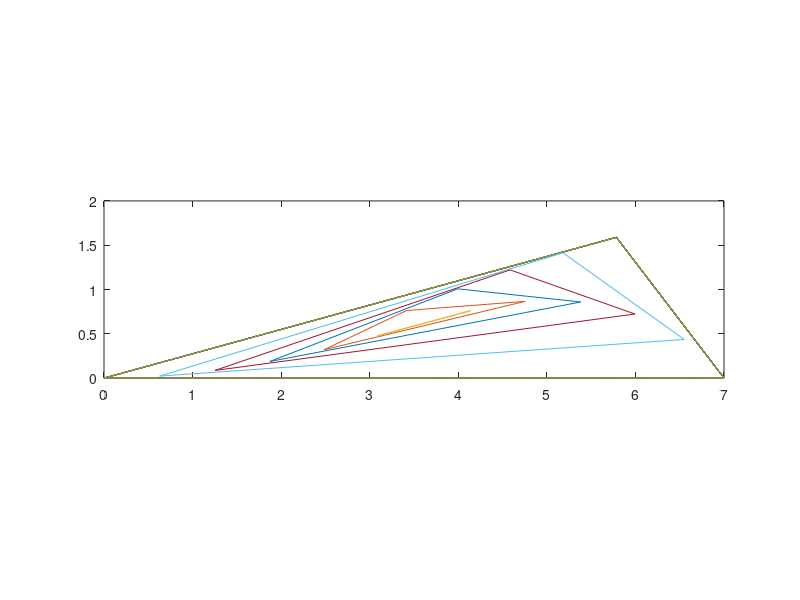

The MATLAB script that drew this image:
clc
clear 
close all
%% Parameters
dt_shrink = 0.00009;
epsilom = 0.0009;
mu =1.0;

% h is a horizontal shift factor for the plot. My initial values plot some
% points in the negative number region. The h value helps shift the plot in
% the positive region. 


%P1 P1 (1, 1.7321)  P2 ( 0, 0 )  P3 (2, 0 )

% Temporal length 2, 4,4
x1_shrink = 5.7857;
x2_shrink = 0;
x3_shrink = 7;


y1_shrink= 1.5892;
y2_shrink = 0.0;
y3_shrink =  0.0;

tf_shrink = 20;
t_shrink = 0:dt_shrink:tf_shrink;
Y = zeros(6, length(t_shrink));

%% Let check to find out initial r lengths 

initialR1 = sqrt((x3_shrink -x2_shrink)^2  + (y3_shrink-y2_shrink)^2);
initialR2 = sqrt((x1_shrink -x3_shrink)^2 + (y1_shrink-y3_shrink)^2);
initialR3 = sqrt((x2_shrink -x1_shrink)^2 + (y2_shrink-y1_shrink)^2);


disp ("initial lengths are");
disp (initialR1);
disp (initialR2);
disp (initialR3);


% Y(:,1) = [0.0 ; 4.8038; -  5.1962 ;17.8551;0.0 ; 0.0];
Y(:,1) = [x1_shrink ; x2_shrink; x3_shrink ; y1_shrink; y2_shrink ; y3_shrink];
%% Euler Test
for i = 1: length(t_shrink)-1

%find the side lengths    
R1 = sqrt((x3_shrink -x2_shrink)^2  + (y3_shrink-y2_shrink)^2);
R2 = sqrt((x1_shrink -x3_shrink)^2 + (y1_shrink-y3_shrink)^2);
R3 = sqrt((x2_shrink -x1_shrink)^2 + (y2_shrink-y1_shrink)^2);

%stop process when at least one side is less than epsilom
 if (R1 && R2 && R3 > epsilom)   
     
     
%compute you instantaneous movements 

x1_shrinkdt_shrink = (x2_shrink - x1_shrink)/(sqrt ((x2_shrink -x1_shrink)^2 + (y2_shrink-y1_shrink)^2));
	
y1_shrinkdt_shrink = (y2_shrink - y1_shrink)/(sqrt ((x2_shrink -x1_shrink)^2 + (y2_shrink-y1_shrink)^2));

x2_shrinkdt_shrink = (x3_shrink - x2_shrink)/(sqrt ((x3_shrink -x2_shrink)^2 + (y3_shrink-y2_shrink)^2));

y2_shrinkdt_shrink = (y3_shrink - y2_shrink)/(sqrt ((x3_shrink -x2_shrink)^2 + (y3_shrink-y2_shrink)^2));

x3_shrinkdt_shrink = (x1_shrink - x3_shrink)/(sqrt ((x1_shrink -x3_shrink)^2 + (y1_shrink-y3_shrink)^2));

y3_shrinkdt_shrink = (y1_shrink - y3_shrink)/(sqrt ((x1_shrink -x3_shrink)^2 + (y1_shrink-y3_shrink)^2));






 % populate respective incremental changes to the array below
 
 dY = [x1_shrinkdt_shrink; x2_shrinkdt_shrink; x3_shrinkdt_shrink; y1_shrinkdt_shrink; y2_shrinkdt_shrink; y3_shrinkdt_shrink];

 % multiply array above by dt_shrink and add to previous value and resulting sum
 % to next array respectively
 Y(:, i+1) = Y(:, i)+ dt_shrink *dY;
    

% operation to add resulting sum above to next array respectively

x1_shrink =Y(1,i+1);
x2_shrink = Y(2,i+1);
x3_shrink = Y(3,i+1);
y1_shrink = Y(4,i+1);
y2_shrink = Y(5,i+1); 
y3_shrink = Y(6,i+1);

 else
     break;
 end


end

figure (1)

n = 6980;
%plot triangle for every nth loop but plot first 20 points
for i = 1: length(t_shrink)-1

    if ((mod(i,n)==0)|| i<20)
%Lets make our triangle!    
%Let extract the x axis for P1 to P3    
D = Y(1:3,i );
%Lets add P1 a second time to complete the loop for a triangle
Dcom = [D ;Y(1,i )];

%repeating the same steps above
U = Y(4:6,i);
Ucom = [U ;Y(4,i )];
daspect([1 1 1]);
%plot triangle just one loop
plot(Dcom,Ucom);
% legend ('r1', 'r2', 'r3');
% view([90 90])
hold on
% disp (i);
    end
end
% xlim([0 20])
% ylim([0 20])
hold off
